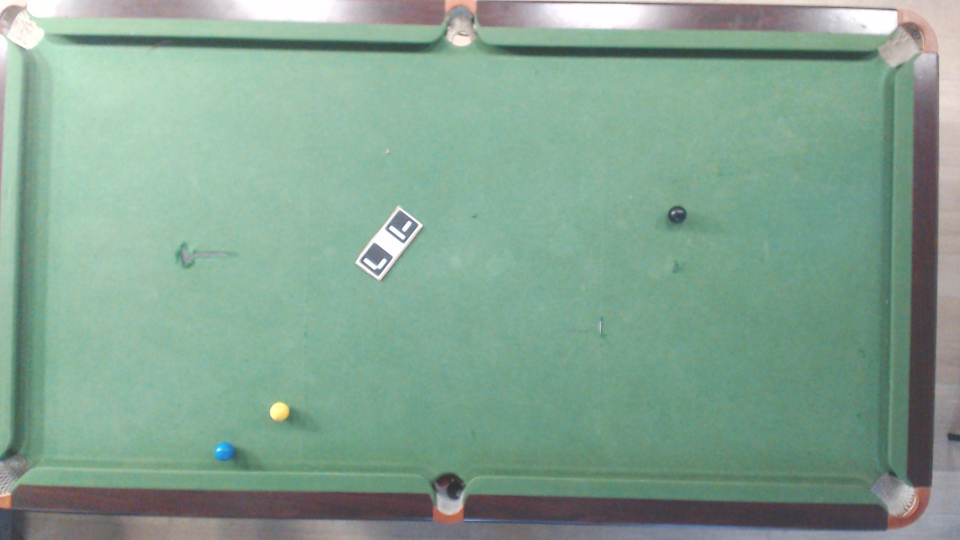
#> input picture perfectswish/object_detection/black_ball_img.jpg, 1920 x 1080 px, given in place of full_balls_no_green.mp4, which was not available (shown at 1/2 size)
$ jupyter execute balls_detection.ipynb   (text cells are left out)
#> lines starting #> are read from the running program, lines starting #| are printed output that depends on the picture; after the words box and inside, x2 and y2 are one past the last pixel; in counts of white or black regions, pixels touching at a corner belong together; pictures that were not available may be replaced by others from this repository, and a replacement may not be noted
[cell 1]
import cv2
import numpy as np
import matplotlib.pyplot as plt

[cell 2]
def transform_board(image, rect):
    # Get the coordinates of the corners of the board
    x1, y1, x2, y2, x3, y3, x4, y4 = rect

    # Set the target size for the new image
    RESOLUTION_FACTOR = 8
    target_width = 112 * RESOLUTION_FACTOR
    target_height = 224 * RESOLUTION_FACTOR

    # Define the new coordinates of the corners in the new image
    new_rect = np.array([[0, 0], [target_width, 0], [target_width, target_height], [0, target_height]],
                        dtype=np.float32)

    # Calculate the perspective transformation matrix
    matrix = cv2.getPerspectiveTransform(np.array([[x1, y1], [x2, y2], [x3, y3], [x4, y4]], dtype=np.float32), new_rect)

    # Apply the perspective transformation to the original image
    transformed_image = cv2.warpPerspective(image, matrix, (target_width, target_height))

    return transformed_image

[cell 3]
def show_im(image):
    plt.imshow(cv2.cvtColor(image, cv2.COLOR_BGR2RGB))
    plt.axis('off')
    plt.show()

[cell 4]
def draw_circles(image, circles):
    if circles is not None:
        for i in circles:
            print(i)
            cv2.circle(image, (int(i[0]), int(i[1])), 20, (0, 255, 0), 3)
    return image

[cell 5]
video_path = r"detect_objects_test_images\full_balls_no_green.mp4"
cap = cv2.VideoCapture(video_path)
ret, frame = cap.read()
#> frame is the input picture: shape (1080, 1920, 3); mean B, G, R 145.7, 163.3, 131.7
cap.release()

rect = [72, 972, 105, 127, 1800, 152, 1817, 1005]
cropped_image = transform_board(frame, rect)
#> in transform_board, `transformed_image = cv2.warpPerspective(image, matrix, (target_width, ..`:
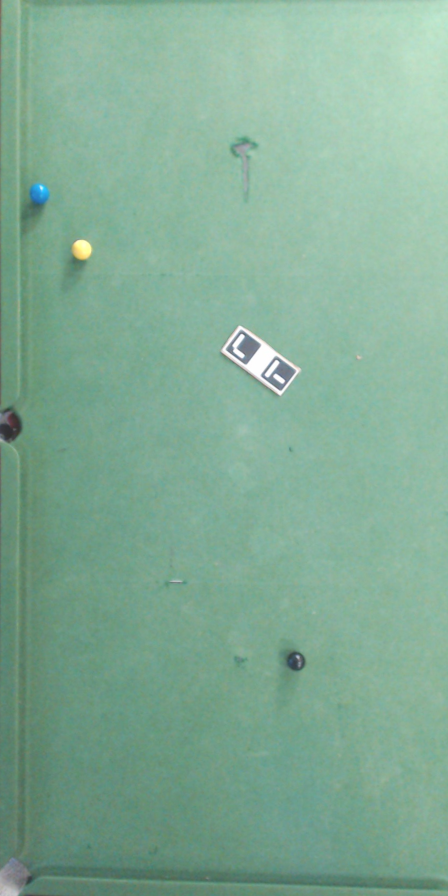
#> transformed_image: shape (1792, 896, 3) (shown at 1/2 size); mean B, G, R 149.6, 172, 130.3
show_im(cropped_image)

[cell 6]
# remove green from the image
import copy


def remove_green(_image, new_color = [0, 0, 0]):
    image = copy.deepcopy(_image)
    hsv = cv2.cvtColor(image, cv2.COLOR_BGR2HSV)
#> hsv: shape (1792, 896, 3); mean H, S, V 73.7, 63.2, 172.1
    lower_green = np.array([35, 0, 0])
    upper_green = np.array([90, 255, 255])
    mask = cv2.inRange(hsv, lower_green, upper_green)
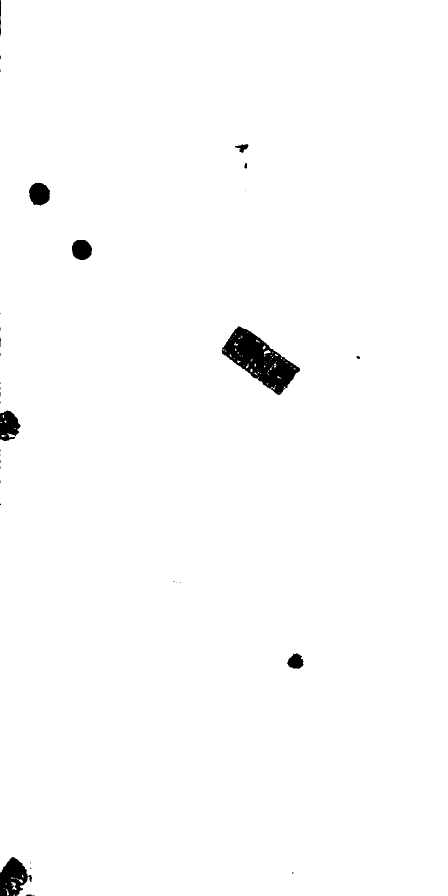
#> mask: shape (1792, 896) (shown at 1/2 size); 98.9% white; 34 black regions (22 under 20 px), largest, box (x1, y1, x2, y2) and area: (443, 653, 600, 790) 9537, (0, 1714, 64, 1792) 3066, (0, 821, 41, 882) 1768
    image[mask == 255] = new_color
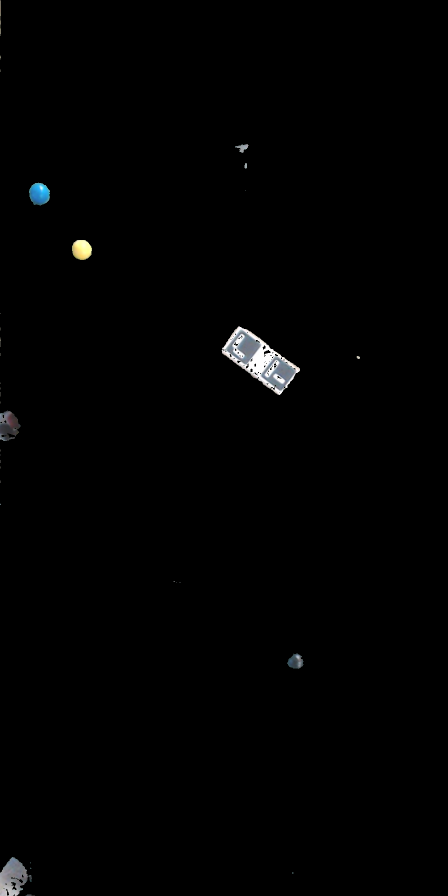
#> image: shape (1792, 896, 3) (shown at 1/2 size); mean B, G, R 1.9, 1.9, 1.8
    return image


show_im(remove_green(cropped_image))

[cell 7]
image = remove_green(cropped_image)
hsv = cv2.cvtColor(image, cv2.COLOR_BGR2HSV)
#> hsv: shape (1792, 896, 3); mean H, S, V 1, 0.5, 2
value = 42  #whatever value you want to add
hsv[:, :, 2] = 150
#> hsv: shape (1792, 896, 3); mean H, S, V 1, 0.5, 150
image = cv2.cvtColor(hsv, cv2.COLOR_HSV2BGR)
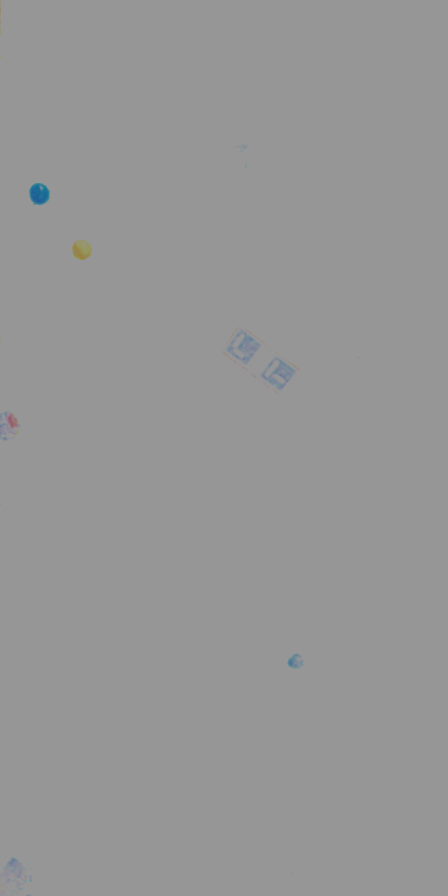
#> image: shape (1792, 896, 3) (shown at 1/2 size); mean B, G, R 149.9, 149.9, 149.8
cv2.imwrite('testyaala.png', image)
#> Out = True

[cell 8]
# for every white pixel, set the pixel to the average of the surrounding pixels
def remove_white(image):
    for i in range(1, image.shape[0] - 1):
        for j in range(1, image.shape[1] - 1):
            if np.linalg.norm(image[i, j]) >= 200:
                image[i, j] = image[i - 1:i + 2, j - 1:j + 2].mean(axis=(0, 1))
    return image


import copy

no_green_copy = copy.deepcopy(remove_green(cropped_image))
white_removed = remove_white(no_green_copy)
show_im(white_removed)
cv2.imwrite("blah.jpg", white_removed)
#> Out = True

[cell 9]
# apply bilateral filter
def bilateral_filter(image):
    return cv2.bilateralFilter(image, 9, 1, 200)


after_bilat = bilateral_filter(white_removed)
show_im(after_bilat)
cv2.imwrite("bilateral.jpg", after_bilat)
#> Out = True

[cell 10]
# apply canny edge detection
def canny_edge_detection(image):
    return cv2.Canny(image, 300, 400)
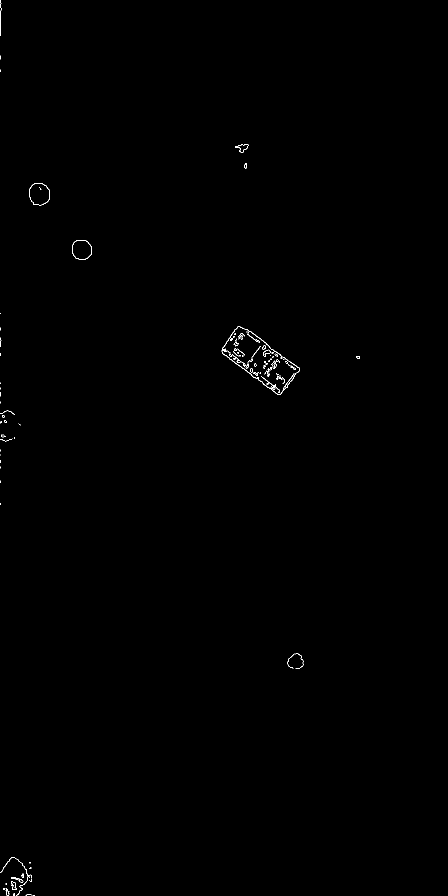
#> returned value: shape (1792, 896) (shown at 1/2 size); 0.19% white in thin lines or dots, all inside (x1, y1, x2, y2) = (0, 0, 720, 1792)


after_canny = canny_edge_detection(after_bilat)
show_im(canny_edge_detection(after_bilat))
cv2.imwrite("canny.jpg", after_canny)
show_im(cropped_image)

[cell 11]
# dilate the edges
def dilate_edges(image):
    kernel = np.ones((3, 3), np.uint8)
    return cv2.dilate(image, kernel, iterations=1)
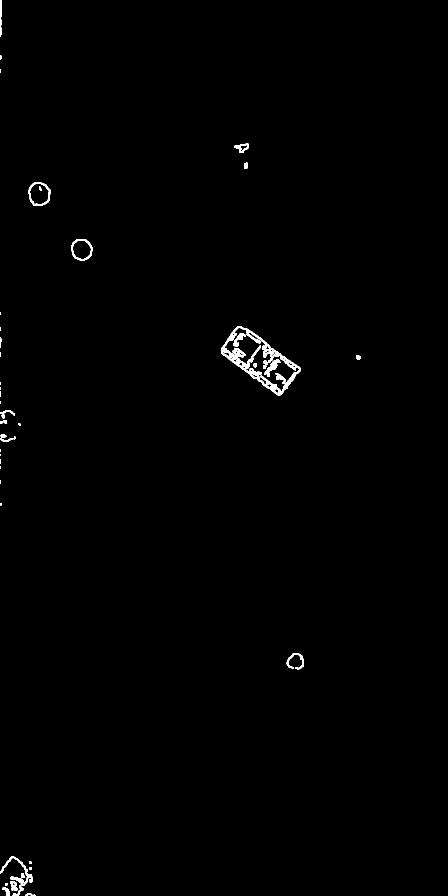
#> returned value: shape (1792, 896) (shown at 1/2 size); 0.58% white; 46 white regions (13 under 20 px), largest, box (x1, y1, x2, y2) and area: (442, 652, 601, 791) 4282, (0, 1713, 65, 1792) 859, (57, 365, 101, 412) 508


after_dilate = dilate_edges(after_canny)
show_im(after_dilate)

[cell 12]
def hough_circles(image, min_radius, max_radius, min_dist, param1, param2):
#> called with min_radius = 15, max_radius = 30, min_dist = 20, param1 = 50, param2 = 30
    circles = cv2.HoughCircles(image, cv2.HOUGH_GRADIENT, 1.5, min_dist, param1=param1, param2=param2,
                               minRadius=min_radius, maxRadius=max_radius)
#> circles = [[162.8, 498.8, 20.4], [566.2, 738.8, 25.8], [489.8, 684.8, 25.8], [551.2, 755.2, 29.1], [78.75, 390.8, 20.25], [530.2, 729.8, 20.85], [38.25, 1749.8, 18.9]]
    return circles


def find_balls(image, new_color=[0,0,0], return_intermediates=False):
    # Remove green from the image
    no_green_ = remove_green(image, new_color=new_color)
    # Remove white pixels
    # Define a threshold for "grayish" tones

    # Apply bilateral filter
    bilat_ = bilateral_filter(no_green_)
    # Apply canny edge detection
    canny_ = canny_edge_detection(bilat_)
    # Apply hough circles
    circles = hough_circles(canny_, 15, 30, 20, 50, 30)
    # return only the xy coordinates of the circles:
    if circles is not None:
        circles = circles[0, :][:, :2]
#> circles = [[162.8, 498.8], [566.2, 738.8], [489.8, 684.8], [551.2, 755.2], [78.75, 390.8], [530.2, 729.8], [38.25, 1749.8]]
        circles = np.unique(circles, axis=0)
#> circles = [[38.25, 1749.8], [78.75, 390.8], [162.8, 498.8], [489.8, 684.8], [530.2, 729.8], [551.2, 755.2], [566.2, 738.8]]

    if return_intermediates:
        # Return the intermediate results and the final circles
        fig, ax = plt.subplots(1, 4, figsize=(20, 10))
        ax[0].imshow(cv2.cvtColor(no_green_, cv2.COLOR_BGR2RGB))
        ax[0].axis('off')
        ax[0].set_title("No green")
        ax[1].imshow(cv2.cvtColor(bilat_, cv2.COLOR_BGR2RGB))
        ax[1].axis('off')
        ax[1].set_title("Bilateral filter")
        ax[2].imshow(canny_, cmap='gray')
        ax[2].axis('off')
        ax[2].set_title("Canny edge detection")
        balls = find_balls(image, new_color=[0, 255, 0])
        ax[3].imshow(draw_circles(image, balls), cmap='gray')
        ax[3].axis('off')
        ax[3].set_title("Hough circles")

        # make the plot a numpy image
        fig.canvas.draw()
        data = np.frombuffer(fig.canvas.tostring_rgb(), dtype=np.uint8)
        data = data.reshape(fig.canvas.get_width_height()[::-1] + (3,))
        plt.close(fig)
        return data, circles
    else:
        return circles

[cell 13]
video_path = r"detect_objects_test_images\full_balls_no_green.mp4"
cap = cv2.VideoCapture(video_path)
ret, frame = cap.read()
cap.release()

rect = [72, 972, 105, 127, 1800, 152, 1817, 1005]
cropped_image = transform_board(frame, rect)

show_im(cropped_image)

circles = find_balls(cropped_image)

print(circles)
#| [[  38.25 1749.75]
#|  [  78.75  390.75]
#|  [ 162.75  498.75]
#|  [ 489.75  684.75]
#|  [ 530.25  729.75]
#|  [ 551.25  755.25]
#|  [ 566.25  738.75]]
show_im(draw_circles(cropped_image, circles))
#> the loop in draw_circles, `for i in circles:` made 7 passes
#| [  38.25 1749.75]
#| [ 78.75 390.75]
#| [162.75 498.75]
#| [489.75 684.75]
#| [530.25 729.75]
#| [551.25 755.25]
#| [566.25 738.75]
#> in show_im (call 9), `plt.show()`:
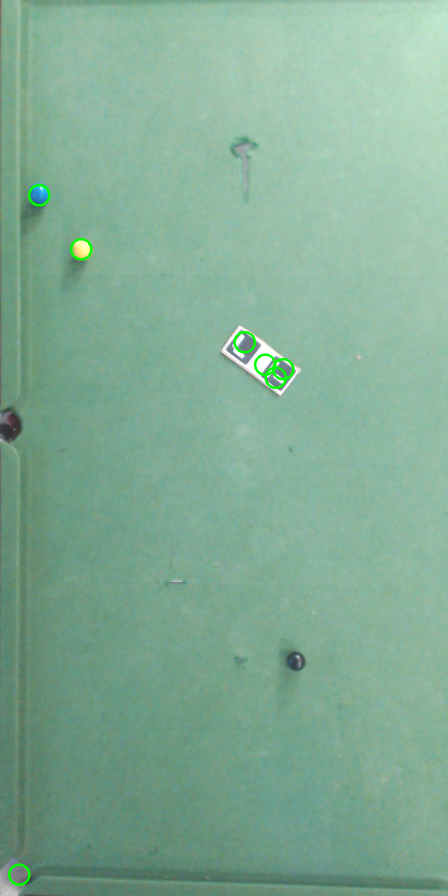
#> shown: shape (1792, 896, 3) (shown at 1/2 size); mean R, G, B 129.9, 172.2, 149.1

$ run again, on perfectswish/object_detection/black_ball.png
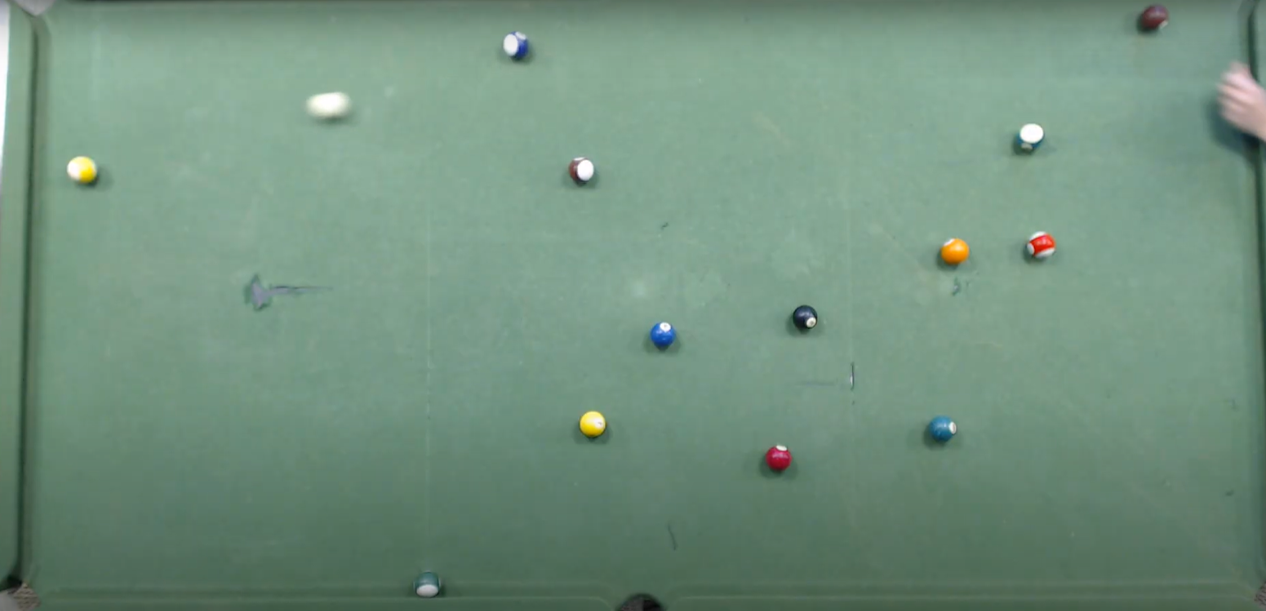
#> input picture perfectswish/object_detection/black_ball.png, 1266 x 611 px, given in place of full_balls_no_green.mp4, which was not available
#> frame is the input picture: shape (611, 1266, 3); mean B, G, R 126.6, 145.4, 114.6
#> mask: shape (1792, 896); 38.6% white; 3 white regions (2 under 20 px), largest, box (x1, y1, x2, y2) and area: (377, 0, 896, 1231) 620424
#> `image = cv2.cvtColor(hsv, cv2.COLOR_HSV2BGR)`:
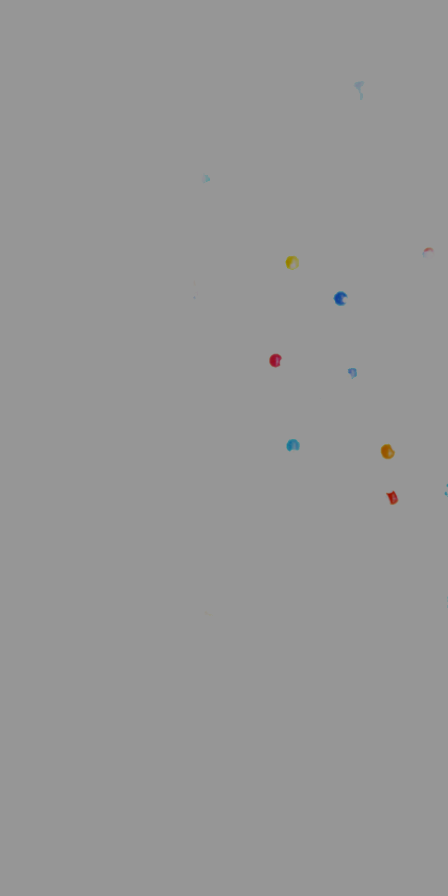
#> image: shape (1792, 896, 3) (shown at 1/2 size); mean B, G, R 149.9, 149.9, 149.9
#> `cv2.imwrite('testyaala.png', image)`: Out = True
#> in dilate_edges, `return cv2.dilate(image, kernel, iterations=1)`:
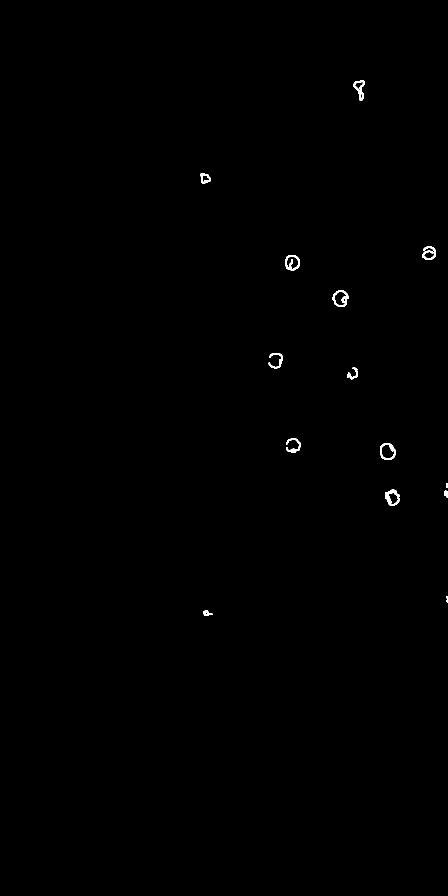
#> returned value: shape (1792, 896) (shown at 1/2 size); 0.23% white; 14 white regions, largest, box (x1, y1, x2, y2) and area: (770, 979, 799, 1011) 444, (665, 581, 697, 613) 423, (570, 510, 599, 541) 393
#> circles = None
#| None
